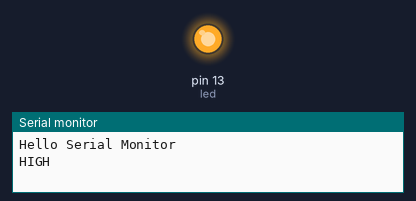
The sketch below on a simulated Arduino Uno, built with avr-gcc and run on an emulated ATmega328P. Shown: output pins drawn as LEDs (lit = HIGH), the last lines printed to the serial monitor.

Above: at 1.0 s.
At 3.0 s:
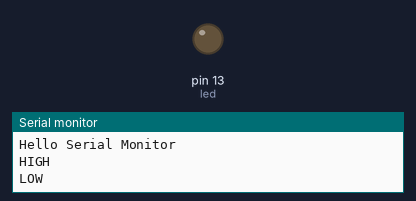
Timing chart, 0 to 5.2 s (numbered marks = the images above):
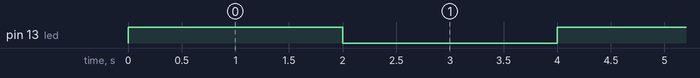

Measured:
- by itself, pin 13 (led): alternates HIGH for 2.0 s and LOW for 2.0 s

The sketch:

Lab7_Serial.ino
```cpp
#include <RedBot.h>
#include <RedBotSoftwareSerial.h>

// ===========================================================
//
// Lab7_Serial.ino
// Description: Arduino outputting text to the serial monitor
// Name: <team member names here>
// Date: <today's date here>
// Class: CMPE-110
// Section: <Lab: section, day, and time here>
//
// ===========================================================

// Pin 13 has an LED connected on most Arduino boards.
// give it a name:
int led = 13;

void setup() {
  // initialize the digital pin as an output.
  // Pin 13 has an LED connected on most Arduino boards:
  pinMode(led, OUTPUT);
  Serial.begin(19200);
  Serial.println("Hello Serial Monitor");
}

void loop() {
  digitalWrite(led, HIGH);   // turn the LED on
  Serial.println("HIGH");
  delay(2000);               // wait for 2 seconds
  digitalWrite(led, LOW);    // turn the LED off
  Serial.println("LOW");
  delay(2000);               // wait for 2 seconds
}
```
